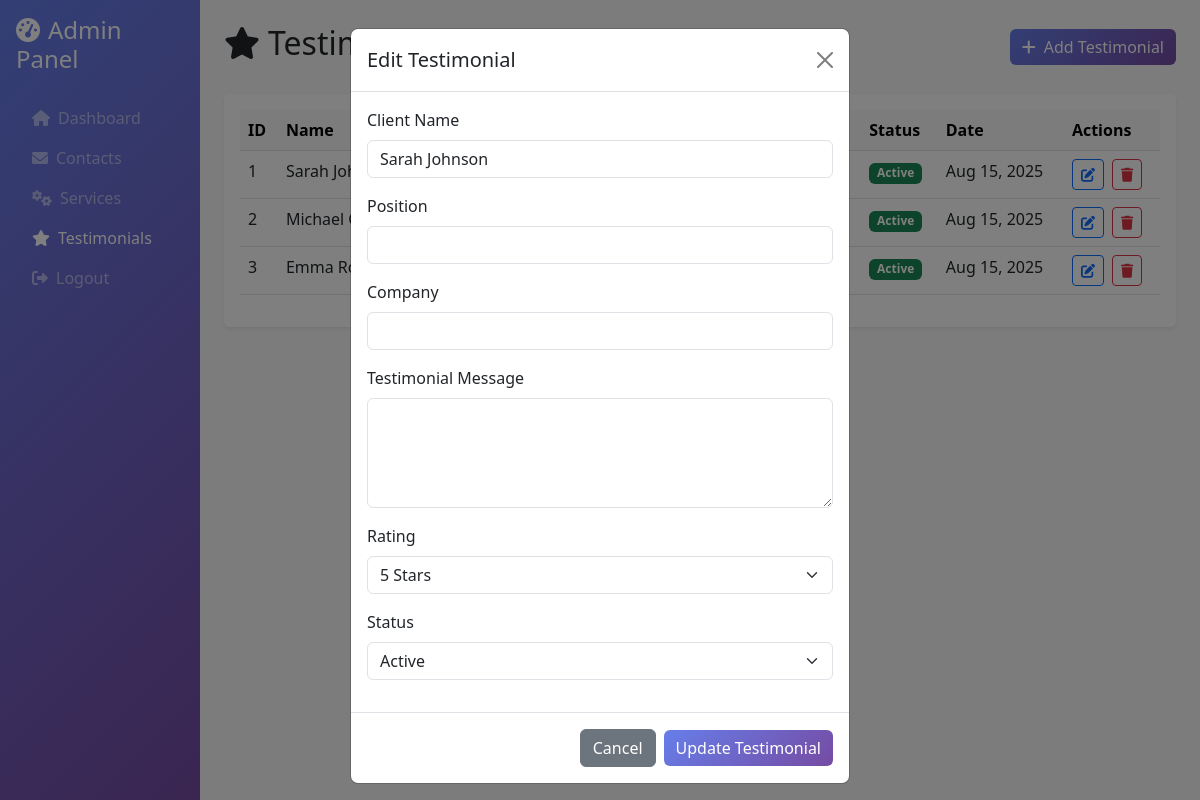
/testimonials.php?edit=1 (signed in), run on the app's committed database.
### tables this page shows
CREATE TABLE testimonials (
    id INT AUTO_INCREMENT PRIMARY KEY,
    client_name VARCHAR(200) NOT NULL,
    company VARCHAR(200),
    position VARCHAR(200),
    testimonial TEXT NOT NULL,
    rating INT DEFAULT 5,
    client_image VARCHAR(255),
    is_active BOOLEAN DEFAULT TRUE,
    display_order INT DEFAULT 0,
    created_at TIMESTAMP DEFAULT CURRENT_TIMESTAMP
);

### testimonials.php (the view, shortened to what this page needs)
<?php
$database = new Database();
$db = $database->getConnection();
$stmt = $db->prepare("SELECT * FROM testimonials ORDER BY created_at DESC");
$stmt->execute();
$testimonials = $stmt->fetchAll(PDO::FETCH_ASSOC);
$editTestimonial = null;
if (isset($_GET['edit'])) {
    $stmt = $db->prepare("SELECT * FROM testimonials WHERE id = ?");
    $stmt->execute([$_GET['edit']]);
    $editTestimonial = $stmt->fetch(PDO::FETCH_ASSOC);
}
?>
<!DOCTYPE html>
<html lang="en">
<head>
    <link href="https://cdn.jsdelivr.net/npm/bootstrap@5.3.0/dist/css/bootstrap.min.css" rel="stylesheet">
    <link href="https://cdnjs.cloudflare.com/ajax/libs/font-awesome/6.0.0/css/all.min.css" rel="stylesheet">
</head>
<body>
    <div class="container-fluid">
        <div class="row">
            <div class="col-md-2 sidebar p-0">
                <div class="p-3">
                    <h4 class="text-white mb-4">
                        <i class="fas fa-tachometer-alt me-2"></i>Admin Panel
                    </h4>
                    <nav class="nav flex-column">
                        <a class="nav-link text-white-50" href="dashboard.php">
                            <i class="fas fa-home me-2"></i>Dashboard
                        </a>
                        <a class="nav-link text-white-50" href="contacts.php">
                            <i class="fas fa-envelope me-2"></i>Contacts
                        </a>
                        <a class="nav-link text-white-50" href="services.php">
                            <i class="fas fa-cogs me-2"></i>Services
                        </a>
                        <a class="nav-link text-white active" href="testimonials.php">
                            <i class="fas fa-star me-2"></i>Testimonials
                        </a>
                        <a class="nav-link text-white-50" href="logout.php">
                            <i class="fas fa-sign-out-alt me-2"></i>Logout
                        </a>
                    </nav>
                </div>
            </div>
            <div class="col-md-10 main-content p-4">
                <div class="d-flex justify-content-between align-items-center mb-4">
                    <h2><i class="fas fa-star me-2"></i>Testimonials Management</h2>
                    <button class="btn btn-primary" onclick="showAddModal()">
                        <i class="fas fa-plus me-2"></i>Add Testimonial
                    </button>
                </div>
                <div class="card">
                    <div class="card-body">
                        <?php if (empty($testimonials)): ?>
                            <div class="text-center py-4">
                                <i class="fas fa-star fa-3x text-muted mb-3"></i>
                                <h5 class="text-muted">No testimonials found</h5>
                                <p class="text-muted">Click "Add Testimonial" to create your first testimonial.</p>
                            </div>
                        <?php else: ?>
                            <div class="table-responsive">
                                <table class="table table-hover">
                                    <thead class="table-light">
                                        <tr>
                                            <th>ID</th>
                                            <th>Name</th>
                                            <th>Position</th>
                                            <th>Company</th>
                                            <th>Message</th>
                                            <th>Rating</th>
                                            <th>Status</th>
                                            <th>Date</th>
                                            <th>Actions</th>
                                        </tr>
                                    </thead>
                                    <tbody>
                                        <?php foreach ($testimonials as $testimonial): ?>
                                            <tr>
                                                <td><?php echo isset($testimonial['id']) ? $testimonial['id'] : 'N/A'; ?></td>
                                                <td><?php echo htmlspecialchars($testimonial['client_name'] ?? 'N/A'); ?></td>
                                                <td><?php echo htmlspecialchars($testimonial['client_position'] ?? 'N/A'); ?></td>
                                                <td><?php echo htmlspecialchars($testimonial['client_company'] ?? 'N/A'); ?></td>
                                                <td><?php echo substr(htmlspecialchars($testimonial['testimonial_text'] ?? 'N/A'), 0, 50) . '...'; ?></td>
                                                <td>
                                                    <span class="rating-stars">
                                                    </span>
                                                </td>
                                                <td>
                                                    <?php
                                                    $isActive = isset($testimonial['is_active']) ? $testimonial['is_active'] : 0;
                                                    $badgeClass = $isActive ? 'success' : 'secondary';
                                                    $statusText = $isActive ? 'Active' : 'Inactive';
                                                    ?>
                                                    <span class="badge bg-<?php echo $badgeClass; ?>">
                                                        <?php echo $statusText; ?>
                                                    </span>
                                                </td>
                                                <td>
                                                    <?php
                                                    if (isset($testimonial['created_at']) && $testimonial['created_at']) {
                                                        echo date('M j, Y', strtotime($testimonial['created_at']));
                                                    } else {
                                                        echo 'N/A';
                                                    }
                                                    ?>
                                                </td>
                                                <td>
                                                    <?php if (isset($testimonial['id'])): ?>
                                                        <a href="?edit=<?php echo $testimonial['id']; ?>" class="btn btn-sm btn-outline-primary me-1">
                                                            <i class="fas fa-edit"></i>
                                                        </a>
                                                        <button class="btn btn-sm btn-outline-danger" onclick="deleteTestimonial(<?php echo $testimonial['id']; ?>)">
                                                            <i class="fas fa-trash"></i>
                                                        </button>
                                                    <?php endif; ?>
                                                </td>
                                            </tr>
                                        <?php endforeach; ?>
                                    </tbody>
                                </table>
                            </div>
                        <?php endif; ?>
                    </div>
                </div>
            </div>
        </div>
    </div>
    <div class="modal fade" id="editTestimonialModal" tabindex="-1">
        <div class="modal-dialog">
            <div class="modal-content">
                <div class="modal-header">
                    <h5 class="modal-title">Edit Testimonial</h5>
                    <button type="button" class="btn-close" data-bs-dismiss="modal"></button>
                </div>
                <form method="POST">
                    <div class="modal-body">
                        <div class="mb-3">
                            <label for="edit_name" class="form-label">Client Name</label>
                            <input type="text" class="form-control" id="edit_name" name="name"
                                value="<?php echo $editTestimonial ? htmlspecialchars($editTestimonial['client_name'] ?? '') : ''; ?>" required>
                        </div>
                        <div class="mb-3">
                            <label for="edit_position" class="form-label">Position</label>
                            <input type="text" class="form-control" id="edit_position" name="position"
                                value="<?php echo $editTestimonial ? htmlspecialchars($editTestimonial['client_position'] ?? '') : ''; ?>">
                        </div>
                        <div class="mb-3">
                            <label for="edit_company" class="form-label">Company</label>
                            <input type="text" class="form-control" id="edit_company" name="company"
                                value="<?php echo $editTestimonial ? htmlspecialchars($editTestimonial['client_company'] ?? '') : ''; ?>">
                        </div>
                        <div class="mb-3">
                            <label for="edit_message" class="form-label">Testimonial Message</label>
                            <textarea class="form-control" id="edit_message" name="message" rows="4" required><?php echo $editTestimonial ? htmlspecialchars($editTestimonial['testimonial_text'] ?? '') : ''; ?></textarea>
                        </div>
                        <div class="mb-3">
                            <label for="edit_rating" class="form-label">Rating</label>
                            <select class="form-select" id="edit_rating" name="rating" required>
                                <?php for ($i = 1; $i <= 5; $i++): ?>
                                    <option value="<?php echo $i; ?>" <?php echo ($editTestimonial && isset($editTestimonial['rating']) && $editTestimonial['rating'] == $i) ? 'selected' : ''; ?>>
                                        <?php echo $i; ?> Star<?php echo $i > 1 ? 's' : ''; ?>
                                    </option>
                                <?php endfor; ?>
                            </select>
                        </div>
                        <div class="mb-3">
                            <label for="edit_status" class="form-label">Status</label>
                            <select class="form-select" id="edit_status" name="status" required>
                                <option value="active" <?php echo ($editTestimonial && isset($editTestimonial['is_active']) && $editTestimonial['is_active'] == 1) ? 'selected' : ''; ?>>Active</option>
                            </select>
                        </div>
                    </div>
                    <div class="modal-footer">
                        <button type="button" class="btn btn-secondary" data-bs-dismiss="modal">Cancel</button>
                        <button type="submit" class="btn btn-primary">Update Testimonial</button>
                    </div>
                </form>
            </div>
        </div>
    </div>
</body>
</html>

### testimonials.php (style rules this page uses)
.sidebar { min-height: 100vh; background: linear-gradient(135deg, #667eea 0%, #764ba2 100%); }
.main-content { background-color: #f8f9fa; min-height: 100vh; }
.card { border: none; box-shadow: 0 0.125rem 0.25rem rgba(0, 0, 0, 0.075); }
.btn-primary { background: linear-gradient(135deg, #667eea 0%, #764ba2 100%); border: none; }
.rating-stars { color: #ffc107; }

### data on the page
testimonials: id "1", client_name "Sarah Johnson", is_active "Active", created_at "Aug 15, 2025", name "Sarah Johnson", rating "5 Stars", status "Active"
testimonials: id "2", client_name "Michael Chen", is_active "Active", created_at "Aug 15, 2025"
testimonials: id "3", client_name "Emma…", is_active "Active", created_at "Aug 15, 2025"
